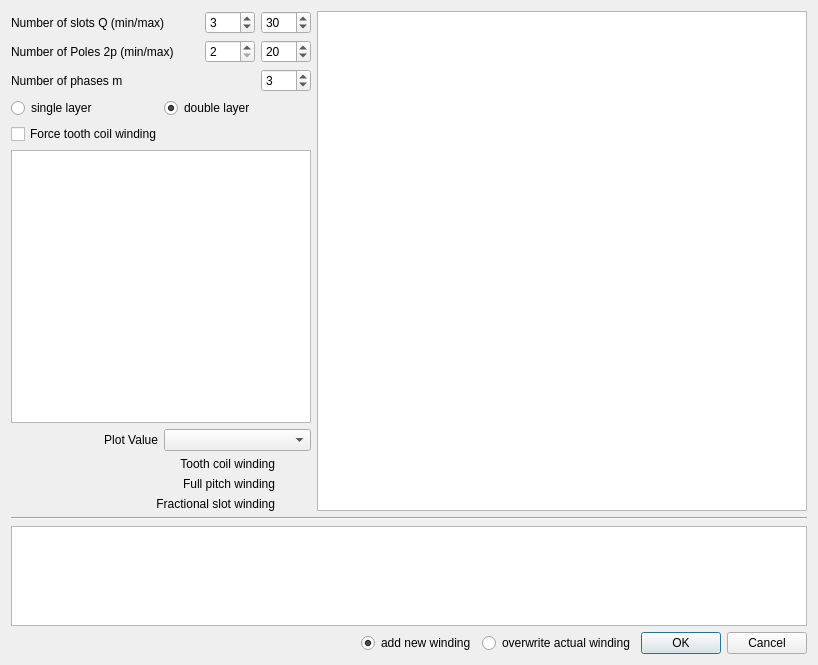
<?xml version="1.0" encoding="UTF-8"?>
<ui version="4.0">
 <class>Dialog</class>
 <widget class="QDialog" name="Dialog">
  <property name="geometry">
   <rect>
    <x>0</x>
    <y>0</y>
    <width>818</width>
    <height>665</height>
   </rect>
  </property>
  <property name="windowTitle">
   <string>Dialog</string>
  </property>
  <property name="windowIcon">
   <iconset>
    <normaloff>icons/table.png</normaloff>icons/table.png</iconset>
  </property>
  <layout class="QGridLayout" name="gridLayout">
   <item row="0" column="0">
    <layout class="QHBoxLayout" name="horizontalLayout_6">
     <item>
      <layout class="QVBoxLayout" name="verticalLayout_3">
       <item>
        <layout class="QVBoxLayout" name="verticalLayout">
         <item>
          <layout class="QHBoxLayout" name="horizontalLayout">
           <item>
            <widget class="QLabel" name="label_2">
             <property name="text">
              <string>Number of slots Q (min/max)</string>
             </property>
            </widget>
           </item>
           <item>
            <widget class="QSpinBox" name="spinBox_Q1">
             <property name="sizePolicy">
              <sizepolicy hsizetype="Preferred" vsizetype="Preferred">
               <horstretch>0</horstretch>
               <verstretch>0</verstretch>
              </sizepolicy>
             </property>
             <property name="maximumSize">
              <size>
               <width>50</width>
               <height>16777215</height>
              </size>
             </property>
             <property name="maximum">
              <number>1000</number>
             </property>
             <property name="value">
              <number>3</number>
             </property>
            </widget>
           </item>
           <item>
            <widget class="QSpinBox" name="spinBox_Q2">
             <property name="sizePolicy">
              <sizepolicy hsizetype="Preferred" vsizetype="Preferred">
               <horstretch>0</horstretch>
               <verstretch>0</verstretch>
              </sizepolicy>
             </property>
             <property name="maximumSize">
              <size>
               <width>50</width>
               <height>16777215</height>
              </size>
             </property>
             <property name="maximum">
              <number>1000</number>
             </property>
             <property name="value">
              <number>30</number>
             </property>
            </widget>
           </item>
          </layout>
         </item>
         <item>
          <layout class="QHBoxLayout" name="horizontalLayout_4">
           <item>
            <widget class="QLabel" name="label">
             <property name="text">
              <string>Number of Poles 2p (min/max)</string>
             </property>
            </widget>
           </item>
           <item>
            <widget class="QSpinBox" name="spinBox_P1">
             <property name="sizePolicy">
              <sizepolicy hsizetype="Preferred" vsizetype="Preferred">
               <horstretch>0</horstretch>
               <verstretch>0</verstretch>
              </sizepolicy>
             </property>
             <property name="minimumSize">
              <size>
               <width>0</width>
               <height>0</height>
              </size>
             </property>
             <property name="maximumSize">
              <size>
               <width>50</width>
               <height>16777215</height>
              </size>
             </property>
             <property name="minimum">
              <number>2</number>
             </property>
             <property name="maximum">
              <number>1000</number>
             </property>
             <property name="singleStep">
              <number>2</number>
             </property>
             <property name="value">
              <number>2</number>
             </property>
            </widget>
           </item>
           <item>
            <widget class="QSpinBox" name="spinBox_P2">
             <property name="sizePolicy">
              <sizepolicy hsizetype="Preferred" vsizetype="Preferred">
               <horstretch>0</horstretch>
               <verstretch>0</verstretch>
              </sizepolicy>
             </property>
             <property name="minimumSize">
              <size>
               <width>0</width>
               <height>0</height>
              </size>
             </property>
             <property name="maximumSize">
              <size>
               <width>50</width>
               <height>16777215</height>
              </size>
             </property>
             <property name="minimum">
              <number>2</number>
             </property>
             <property name="maximum">
              <number>1000</number>
             </property>
             <property name="singleStep">
              <number>2</number>
             </property>
             <property name="value">
              <number>20</number>
             </property>
            </widget>
           </item>
          </layout>
         </item>
         <item>
          <layout class="QHBoxLayout" name="horizontalLayout_3">
           <item>
            <widget class="QLabel" name="label_4">
             <property name="text">
              <string>Number of phases m</string>
             </property>
            </widget>
           </item>
           <item>
            <widget class="QSpinBox" name="spinBox_m">
             <property name="sizePolicy">
              <sizepolicy hsizetype="Preferred" vsizetype="Preferred">
               <horstretch>0</horstretch>
               <verstretch>0</verstretch>
              </sizepolicy>
             </property>
             <property name="maximumSize">
              <size>
               <width>50</width>
               <height>16777215</height>
              </size>
             </property>
             <property name="minimum">
              <number>1</number>
             </property>
             <property name="value">
              <number>3</number>
             </property>
            </widget>
           </item>
          </layout>
         </item>
         <item>
          <layout class="QHBoxLayout" name="horizontalLayout_5">
           <item>
            <widget class="QRadioButton" name="radioButton_slayer">
             <property name="sizePolicy">
              <sizepolicy hsizetype="Preferred" vsizetype="Preferred">
               <horstretch>0</horstretch>
               <verstretch>0</verstretch>
              </sizepolicy>
             </property>
             <property name="text">
              <string>single layer</string>
             </property>
             <attribute name="buttonGroup">
              <string notr="true">buttonGroup_2</string>
             </attribute>
            </widget>
           </item>
           <item>
            <widget class="QRadioButton" name="radioButton_dlayer">
             <property name="sizePolicy">
              <sizepolicy hsizetype="Preferred" vsizetype="Preferred">
               <horstretch>0</horstretch>
               <verstretch>0</verstretch>
              </sizepolicy>
             </property>
             <property name="text">
              <string>double layer</string>
             </property>
             <property name="checked">
              <bool>true</bool>
             </property>
             <attribute name="buttonGroup">
              <string notr="true">buttonGroup_2</string>
             </attribute>
            </widget>
           </item>
          </layout>
         </item>
         <item>
          <widget class="QCheckBox" name="checkBox_toothcoil">
           <property name="text">
            <string>Force tooth coil winding</string>
           </property>
          </widget>
         </item>
        </layout>
       </item>
       <item>
        <widget class="QTextBrowser" name="textBrowser_wdginfo">
         <property name="sizePolicy">
          <sizepolicy hsizetype="Fixed" vsizetype="Expanding">
           <horstretch>0</horstretch>
           <verstretch>0</verstretch>
          </sizepolicy>
         </property>
         <property name="minimumSize">
          <size>
           <width>300</width>
           <height>240</height>
          </size>
         </property>
         <property name="maximumSize">
          <size>
           <width>180</width>
           <height>16777215</height>
          </size>
         </property>
        </widget>
       </item>
       <item>
        <layout class="QHBoxLayout" name="horizontalLayout_2">
         <item>
          <widget class="QLabel" name="label_3">
           <property name="layoutDirection">
            <enum>Qt::LeftToRight</enum>
           </property>
           <property name="text">
            <string>Plot Value</string>
           </property>
           <property name="alignment">
            <set>Qt::AlignRight|Qt::AlignTrailing|Qt::AlignVCenter</set>
           </property>
          </widget>
         </item>
         <item>
          <widget class="QComboBox" name="comboBox_plotval">
           <property name="sizePolicy">
            <sizepolicy hsizetype="Preferred" vsizetype="Preferred">
             <horstretch>0</horstretch>
             <verstretch>0</verstretch>
            </sizepolicy>
           </property>
          </widget>
         </item>
        </layout>
       </item>
       <item>
        <layout class="QHBoxLayout" name="horizontalLayout_10">
         <item>
          <widget class="QLabel" name="label_6">
           <property name="text">
            <string>Tooth coil winding</string>
           </property>
           <property name="alignment">
            <set>Qt::AlignRight|Qt::AlignTrailing|Qt::AlignVCenter</set>
           </property>
          </widget>
         </item>
         <item>
          <widget class="QLabel" name="colorlabel1">
           <property name="maximumSize">
            <size>
             <width>30</width>
             <height>16777215</height>
            </size>
           </property>
           <property name="text">
            <string/>
           </property>
          </widget>
         </item>
        </layout>
       </item>
       <item>
        <layout class="QHBoxLayout" name="horizontalLayout_11">
         <item>
          <widget class="QLabel" name="label_8">
           <property name="text">
            <string>Full pitch winding</string>
           </property>
           <property name="alignment">
            <set>Qt::AlignRight|Qt::AlignTrailing|Qt::AlignVCenter</set>
           </property>
          </widget>
         </item>
         <item>
          <widget class="QLabel" name="colorlabel2">
           <property name="maximumSize">
            <size>
             <width>30</width>
             <height>16777215</height>
            </size>
           </property>
           <property name="text">
            <string/>
           </property>
          </widget>
         </item>
        </layout>
       </item>
       <item>
        <layout class="QHBoxLayout" name="horizontalLayout_9">
         <item>
          <widget class="QLabel" name="label_5">
           <property name="text">
            <string>Fractional slot winding</string>
           </property>
           <property name="alignment">
            <set>Qt::AlignRight|Qt::AlignTrailing|Qt::AlignVCenter</set>
           </property>
          </widget>
         </item>
         <item>
          <widget class="QLabel" name="colorlabel3">
           <property name="maximumSize">
            <size>
             <width>30</width>
             <height>16777215</height>
            </size>
           </property>
           <property name="text">
            <string/>
           </property>
          </widget>
         </item>
        </layout>
       </item>
      </layout>
     </item>
     <item>
      <widget class="QTableWidget" name="tableCombinations">
       <property name="sizePolicy">
        <sizepolicy hsizetype="Expanding" vsizetype="Expanding">
         <horstretch>0</horstretch>
         <verstretch>0</verstretch>
        </sizepolicy>
       </property>
       <property name="minimumSize">
        <size>
         <width>200</width>
         <height>100</height>
        </size>
       </property>
       <property name="alternatingRowColors">
        <bool>false</bool>
       </property>
       <property name="selectionMode">
        <enum>QAbstractItemView::SingleSelection</enum>
       </property>
       <property name="selectionBehavior">
        <enum>QAbstractItemView::SelectItems</enum>
       </property>
       <attribute name="verticalHeaderVisible">
        <bool>true</bool>
       </attribute>
      </widget>
     </item>
    </layout>
   </item>
   <item row="1" column="0">
    <layout class="QVBoxLayout" name="verticalLayout_2">
     <item>
      <widget class="Line" name="line">
       <property name="orientation">
        <enum>Qt::Horizontal</enum>
       </property>
      </widget>
     </item>
     <item>
      <widget class="QTableWidget" name="tableWindingLayout">
       <property name="sizePolicy">
        <sizepolicy hsizetype="Expanding" vsizetype="Fixed">
         <horstretch>0</horstretch>
         <verstretch>0</verstretch>
        </sizepolicy>
       </property>
       <property name="minimumSize">
        <size>
         <width>200</width>
         <height>100</height>
        </size>
       </property>
       <property name="maximumSize">
        <size>
         <width>16777215</width>
         <height>100</height>
        </size>
       </property>
       <property name="alternatingRowColors">
        <bool>false</bool>
       </property>
       <property name="selectionBehavior">
        <enum>QAbstractItemView::SelectItems</enum>
       </property>
       <attribute name="verticalHeaderVisible">
        <bool>false</bool>
       </attribute>
      </widget>
     </item>
     <item>
      <layout class="QHBoxLayout" name="horizontalLayout_8">
       <item>
        <spacer name="horizontalSpacer">
         <property name="orientation">
          <enum>Qt::Horizontal</enum>
         </property>
         <property name="sizeHint" stdset="0">
          <size>
           <width>40</width>
           <height>20</height>
          </size>
         </property>
        </spacer>
       </item>
       <item>
        <widget class="QRadioButton" name="radioButton_new_winding">
         <property name="text">
          <string>add new winding</string>
         </property>
         <property name="checked">
          <bool>true</bool>
         </property>
         <attribute name="buttonGroup">
          <string notr="true">buttonGroup</string>
         </attribute>
        </widget>
       </item>
       <item>
        <widget class="QRadioButton" name="radioButton_overwrite_winding">
         <property name="text">
          <string>overwrite actual winding</string>
         </property>
         <attribute name="buttonGroup">
          <string notr="true">buttonGroup</string>
         </attribute>
        </widget>
       </item>
       <item>
        <widget class="QDialogButtonBox" name="buttonBox">
         <property name="sizePolicy">
          <sizepolicy hsizetype="Maximum" vsizetype="Preferred">
           <horstretch>0</horstretch>
           <verstretch>0</verstretch>
          </sizepolicy>
         </property>
         <property name="orientation">
          <enum>Qt::Horizontal</enum>
         </property>
         <property name="standardButtons">
          <set>QDialogButtonBox::Cancel|QDialogButtonBox::Ok</set>
         </property>
        </widget>
       </item>
      </layout>
     </item>
    </layout>
   </item>
  </layout>
 </widget>
 <resources/>
 <connections>
  <connection>
   <sender>buttonBox</sender>
   <signal>rejected()</signal>
   <receiver>Dialog</receiver>
   <slot>reject()</slot>
   <hints>
    <hint type="sourcelabel">
     <x>326</x>
     <y>542</y>
    </hint>
    <hint type="destinationlabel">
     <x>286</x>
     <y>274</y>
    </hint>
   </hints>
  </connection>
  <connection>
   <sender>buttonBox</sender>
   <signal>accepted()</signal>
   <receiver>Dialog</receiver>
   <slot>accept()</slot>
   <hints>
    <hint type="sourcelabel">
     <x>258</x>
     <y>542</y>
    </hint>
    <hint type="destinationlabel">
     <x>157</x>
     <y>274</y>
    </hint>
   </hints>
  </connection>
 </connections>
 <buttongroups>
  <buttongroup name="buttonGroup"/>
  <buttongroup name="buttonGroup_2"/>
 </buttongroups>
</ui>
